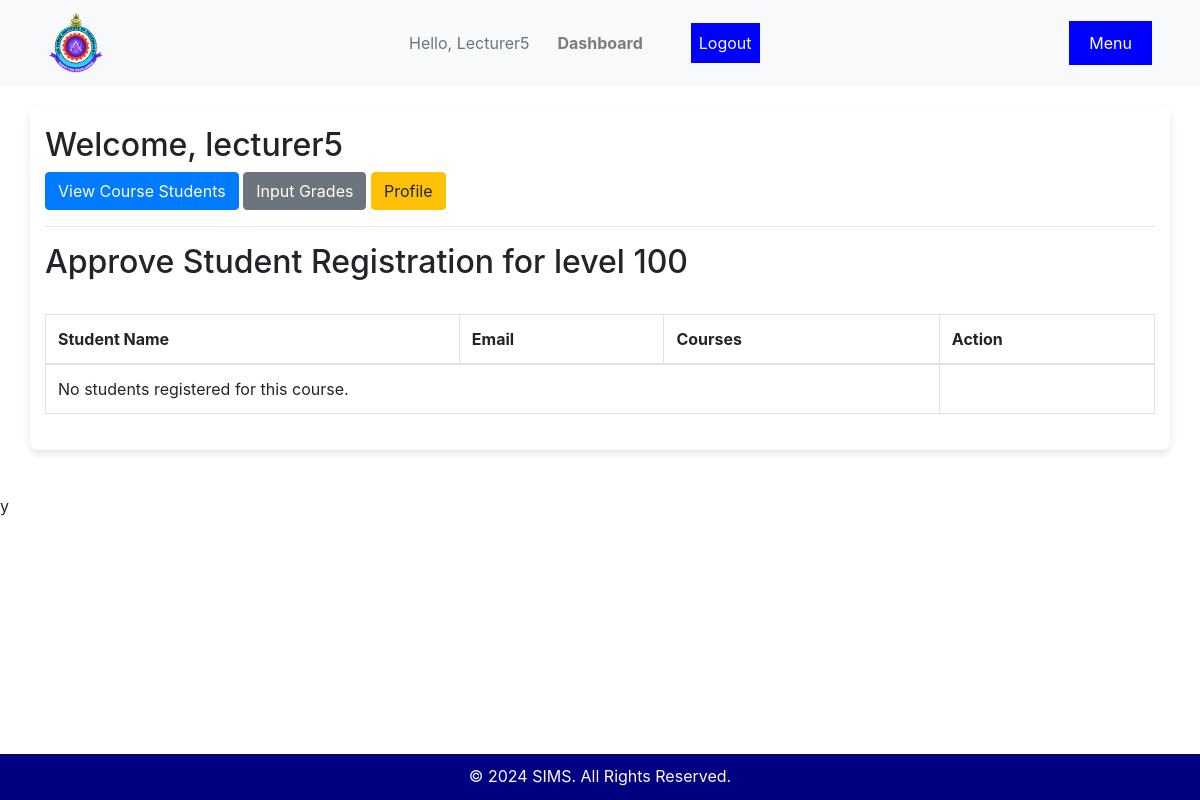
Screenshot of /level-adiviser/ (signed in) with the database file from the repository.
### users/models.py (models this page shows, shortened)
class CustomUser(AbstractUser):
    ROLE_CHOICES = [
        ('ADMIN', 'Admin'),
        ('STUDENT', 'Student'),
        ('LECTURER', 'Lecturer'),
        ('CLINIC_STAFF', 'Clinic Staff'),
    ]
    role = models.CharField(max_length=20, choices=ROLE_CHOICES)
    Approved = models.BooleanField(default=True)
    objects = CustomUserManager()

### ims/models.py (models this page shows, shortened)
class Level(models.Model):
    level = models.CharField(max_length=255, choices=levels)
    department = models.ForeignKey(Department, on_delete=models.CASCADE)
    adviser = models.OneToOneField(Lecturer, on_delete=models.CASCADE)

### ims/views.py (the view)
# urls.py: path('level-adiviser/', views.level_adiviser, name='level_adiviser'),
def level_adiviser(request):
    level = Level.objects.get(adviser = request.user.lecturer)
    students = Student.objects.filter(department = level.department, level=level, approved= False)
    context = {
        'levels':level,
        'students':students
    }
    return render(request, 'lecturers/level_adviser.html', context)

### templates/lecturers/level_adviser.html (shortened to what this page needs)
{% extends 'base.html' %}
{% block content %}
<h2>Welcome, {{ request.user.username }}</h2>
<div class="dashboard-buttons">
    <a href="{% url 'lecturer_view_students' %}" class="btn btn-primary">View Course Students</a>
    <a href="{% url 'lecturer_input_grades' %}" class="btn btn-secondary">Input Grades</a>
    <a href="{% url 'lecturer_profile' %}" class="btn btn-warning">Profile</a>
</div>
<hr/>
<h2>Approve Student Registration for level {{levels.level}}</h2>
<br>
    <table class="table table-bordered">
        <thead>
            <tr>
                <th>Student Name</th>
                <th>Email</th>
                <th>Courses</th>
                <th>Action</th>
            </tr>
        </thead>
        <tbody>
            {% for student in students %}
            <tr>
                <td>{{ student.user.username }}</td>
                <td>{{ student.user.email }}</td>
                <td><ol>{% for course in student.courses_registered.all %} <li>{{course }}</li> {% endfor %}</ol></td>
                <td>{% if user.lecturer.level.adviser %}
                    <button type="button" class="btn btn-success" onclick="approveStudent({{ student.id }})">
                        Approve Student
                    </button>
                    <script>
                        function approveStudent(studentId) {
                            fetch(`/approve-student/${studentId}/`, {
                                method: 'POST',
                                headers: {
                                    'X-CSRFToken': '{{ csrf_token }}',
                                }
                            })
                            .then(response => response.json())
                            .then(data => {
                                if (data.success) {
                                    alert(data.message);
                                    location.reload();  // Optionally reload the page
                                } else {
                                    alert(data.message);
                                }
                            })
                            .catch(error => console.error('Error:', error));
                        }
                    </script>
                    {% endif %}</td>
            </tr>
            {% empty %}
            <tr>
                <td colspan="3">No students registered for this course.</td>
            </tr>
            {% endfor %}
        </tbody>
    </table>
    {% endblock %}

### templates/base.html (shortened to what this page needs)
{% load static %}
<!DOCTYPE html>
<html lang="en">
<head>
    <link rel="stylesheet" href="{% static 'css/style.css' %}">
    <link rel="stylesheet" href="https://cdn.jsdelivr.net/npm/bootstrap@4.6.2/dist/css/bootstrap.min.css">
</head>
<body>
    <nav class="navbar navbar-expand-md navbar-light bg-light px-5" style="justify-content: space-between;">
        <a class="navbar-brand" href="#">
            <img src="{% static 'img/Picture1.gif' %}" alt="" style="height: 60px;">
        </a>
       <div>
        <div class="collapse navbar-collapse" id="navbarNavDropdown">
            <ul class="navbar-nav ml-auto">
                {% if user.is_authenticated %}
                    <li class="nav-item align-self-center"><span class="text-muted">Hello, {{user.username | title}}</span></li>
                    <li class="nav-item"><a class="nav-link" href="{% url 'dashboard' %}">Dashboard</a></li>
                    <li class="nav-item">
                        <form method="POST" action="{% url 'logout' %}">
                            <button type="submit" class="nav-link text-light">Logout</button>
                        </form>
                    </li>
                {% else %}
                    <li class="nav-item"><a class="nav-link" href="{% url 'login' %}">Login</a></li>
                    <li class="nav-item"><a class="nav-link" href="{% url 'student_register' %}">Register as Student</a></li>
                    <li class="nav-item"><a class="nav-link" href="{% url 'staff_register' %}">Register as Staff</a></li>
                {% endif %}
            </ul>
        </div>
       </div>
    </nav>
    <div class="container">
        {% block content %}{% endblock %}
    </div>
<br>y
    <footer>
        <p class="text-light">&copy; 2024 SIMS. All Rights Reserved.</p>
    </footer>
</body>
</html>

### ims/static/css/style.css (style rules this page uses)
body { font-family: 'Arial', sans-serif; margin: 0; padding: 0; background-color: #f5f5f5; color: #333; }
nav { background-color: navy; color: white; padding: 15px; }
nav ul { list-style: none; display: flex; justify-content: space-between; }
nav ul li { margin-right: 20px; }
nav ul li a { color: white; text-decoration: none; font-weight: bold; }
.container { max-width: 1200px; margin: 20px auto; padding: 20px; background-color: white; border-radius: 8px; box-shadow: 0 4px 8px rgba(0, 0, 0, 0.1); }
p { line-height: 1.6; color: #333; }
footer { background-color: navy; color: white; text-align: center; padding: 10px 0; position: fixed; bottom: 0; width: 100%; }
footer p { margin: 0; }
button { background-color: blue; color: white; padding: 10px 20px; border: none; border-radius: 5px; cursor: pointer; transition: background-color 0.3s ease; }

### rows the page displays
CustomUser: username "Lecturer5", user.username "lecturer5"
Level: level "100"
